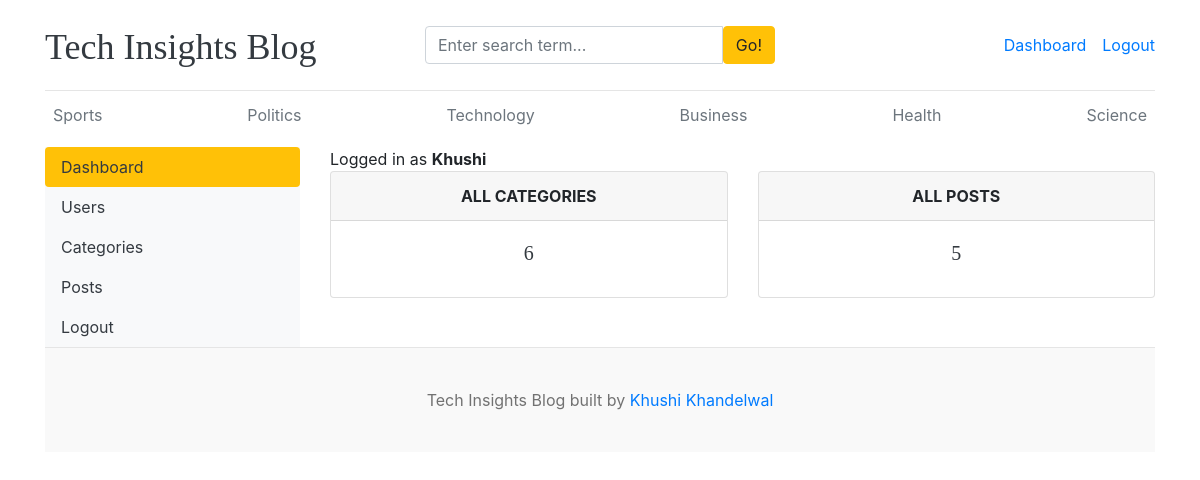
The app's page /dashboard/ (signed in) with its own data.
### blogs/models.py (models this page shows, shortened)
class Category(models.Model):
    category_name = models.CharField(max_length=50, unique=True)
    created_at = models.DateTimeField(auto_now_add=True)
    updated_at = models.DateTimeField(auto_now=True)
    class Meta:
        verbose_name_plural = 'categories'

### dashboards/views.py (the view)
# urls.py: path('dashboard/', include('dashboards.urls')),
@login_required(login_url='login')
def dashboard(request):
    category_count = Category.objects.all().count()
    blogs_count = Blog.objects.all().count()
    context = {
        'category_count': category_count,
        'blogs_count': blogs_count,
    }
    return render(request, 'dashboard/dashboard.html', context)

### blogs/context_processors.py (called while the page is built)
def get_categories(request):
    categories = Category.objects.all()
    return dict(categories=categories)

def get_social_links(request):
    social_links = SocialLink.objects.all()
    return dict(social_links=social_links)

### templates/dashboard/dashboard.html
{% extends 'base.html' %}
{% block content %}
<div class="row">
    {% include 'dashboard/sidebar.html' %}
    <div class="col-md-9">
        <span>Logged in as <b>{{ user }}</b></span>
        <div class="row">
            <div class="col">
                <div class="card border-default mb-3">
                    <div class="card-header text-center text-uppercase font-weight-bold">All Categories</div>
                    <div class="card-body text-dark">
                        <h5 class="card-title text-center">{{ category_count }}</h5>
                    </div>
                </div>
            </div>
            <div class="col">
                <div class="card border-default mb-3">
                    <div class="card-header text-center text-uppercase font-weight-bold">All posts</div>
                    <div class="card-body text-dark">
                        <h5 class="card-title text-center">{{ blogs_count }}</h5>
                    </div>
                </div>
            </div>
        </div>
    </div>
</div>
{% endblock %}

### templates/base.html (shortened to what this page needs)
{% load static %}
<!DOCTYPE html>
<html lang="en">
<head>
    <link href="https://getbootstrap.com/docs/4.0/dist/css/bootstrap.min.css" rel="stylesheet">
    <link href="{% static 'css/blog.css' %}" rel="stylesheet">
    <link rel="stylesheet" href="https://cdnjs.cloudflare.com/ajax/libs/font-awesome/4.7.0/css/font-awesome.min.css">
  </head>
<body>
    <div class="container">
      <header class="blog-header py-3">
        <div class="row flex-nowrap justify-content-between align-items-center">
          <div class="col-4 pt-1">
            <a class="blog-header-logo text-dark" href="/">Tech Insights Blog</a>
          </div>
          <div class="col-4">
            <form action="{% url 'search' %}" method="GET">
              <div class="input-group">
                <input class="form-control" type="text" name="keyword" value="{{ keyword }}" placeholder="Enter search term..." aria-label="Enter search term..." aria-describedby="button-search" />
                <button type="submit" class="btn btn-warning" id="button-search" type="button">Go!</button>
            </div>
            </form>
          </div>
          <div class="col-4 d-flex justify-content-end align-items-center">
            {% if not user.is_authenticated %}
            <a class="btn btn-sm btn-warning" href="{% url 'login' %}">Login</a> &nbsp;
            <a class="btn btn-sm btn-outline-secondary" href="{% url 'register' %}">Register</a>
            {% else %}
            <span><a href="{% url 'dashboard' %}">Dashboard</a></span>
            <span><a href="{% url 'logout' %}">Logout</a></span>
            {% endif %}
          </div>
        </div>
      </header>
      <div class="nav-scroller py-1 mb-2">
        <nav class="nav d-flex justify-content-between">
          {% for cat in categories %}
          <a class="p-2 text-muted" href="{% url 'posts_by_category' cat.id %}">{{ cat.category_name }}</a>
          {% endfor %}
        </nav>
      </div>
{% block content %}
{% endblock %}
<footer class="blog-footer">
    <p>Tech Insights Blog built by <a href="#">Khushi Khandelwal</a></p>
  </footer>
  </body>
  </html>

### blog_main/static/css/blog.css (style rules this page uses)
.blog-header { border-bottom: 1px solid #e5e5e5; }
.blog-header-logo { font-family: "Playfair Display", Georgia, "Times New Roman", serif; font-size: 2.25rem; }
h1, h2, h3, h4, h5, h6 { font-family: "Playfair Display", Georgia, "Times New Roman", serif; }
.blog-footer { padding: 2.5rem 0; color: #727272; text-align: center; background-color: #f9f9f9; border-top: .05rem solid #e5e5e5; }
.blog-footer p:last-child { margin-bottom: 0; }

### records on screen
Category: category_name "Sports"
Category: category_name "Politics"
Category: category_name "Technology"
Category: category_name "Business"
Category: category_name "Health"
Category: category_name "Science"

### other values on screen
{{ user }} "Khushi"
{{ category_count }} "6"
{{ blogs_count }} "5"
